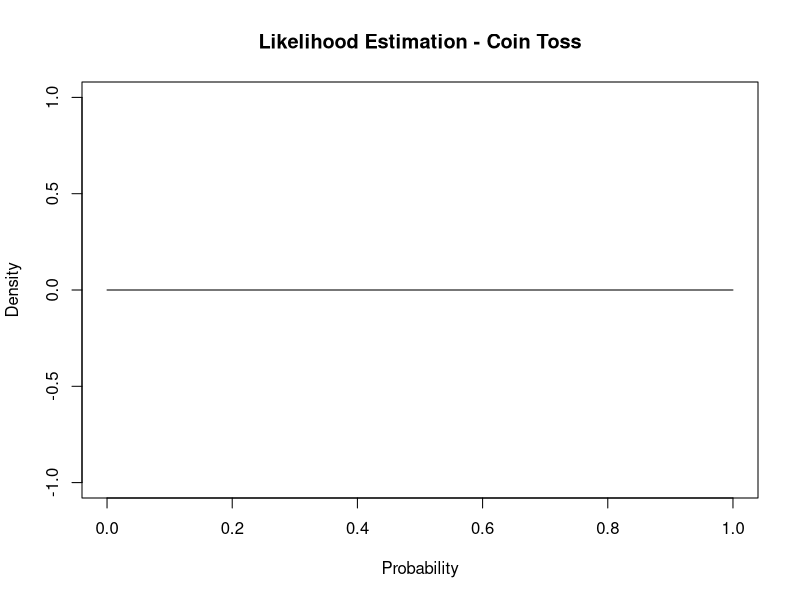

This figure's R source:

###抛硬币问题如何计算似然函数及其概率密度函数
# 创建实验数据集（抛硬币结果）
set.seed(123)
data <- c("H", "H", "T", "T", "H", "H", "H", "T", "H", "T")

# 计算正面出现的频数
head_counts <- sum(data == "H")
# 计算反面出现的频数
tail_counts <- length(data) - head_counts

# 构建二项分布的似然估计函数
likelihood_function <- function(p) {
  likelihood <- (p^4000) * ((1-p)^2000)
  return(likelihood)
}

# 生成一系列的概率值并计算似然估计
probs <- seq(0, 1, by = 0.01)
likelihoods <- sapply(probs, likelihood_function)

# 绘制似然估计的概率密度函数
plot(probs, likelihoods, type = "l", xlab = "Probability", ylab = "Density", main = "Likelihood Estimation - Coin Toss")








